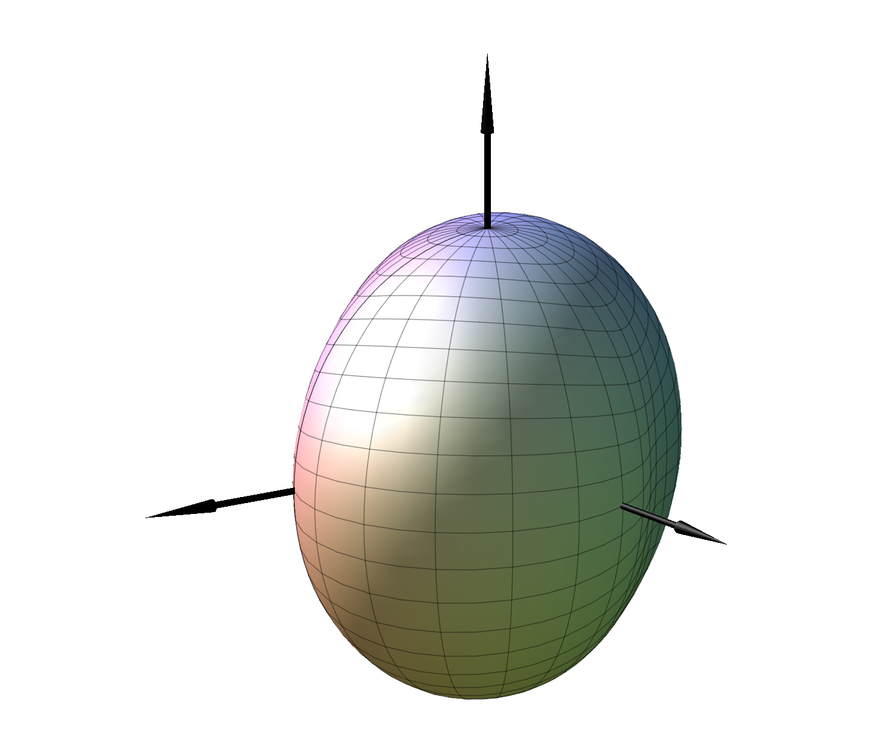
#> input picture Asymmetric/Post_Processing/Plots/Manuel_Generated_Figure/Image_Cropper/cropped_plot_output_1.png, 872 x 754 px, shrunk from 1446 x 1250 before the run
$ python Image_Combiner.py
#> lines starting #> are read from the running program, lines starting #| are printed output that depends on the picture
from PIL import Image
import os

# Liste der Bilddateien
image_files = [
    "cropped_plot_output_1.png",
    "cropped_plot_output_2.png",
    "cropped_plot_output_3.png",
    "cropped_plot_output_4.png",
    "cropped_plot_output_5.png"#,
    #"cropped_plot_output_6.png",
    #"cropped_plot_output_7.png",
    #"cropped_plot_output_8.png"
]

# Bilder laden
images = [Image.open(img) for img in image_files]
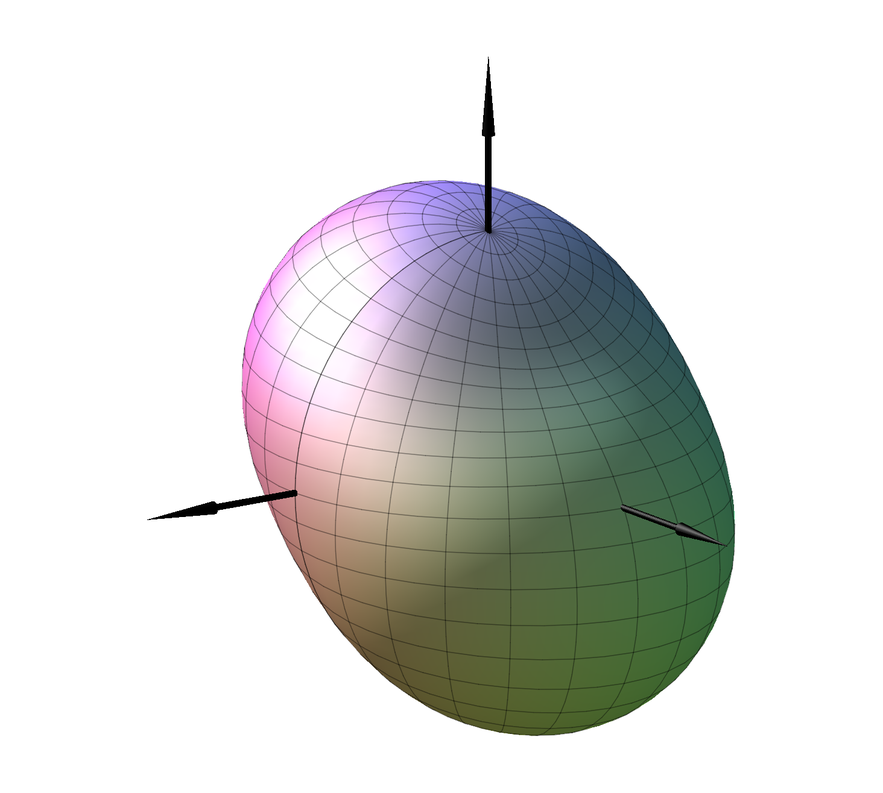
#> input picture Asymmetric/Post_Processing/Plots/Manuel_Generated_Figure/Image_Cropper/cropped_plot_output_2.png, 883 x 793 px, shrunk from 1464 x 1316 before the run
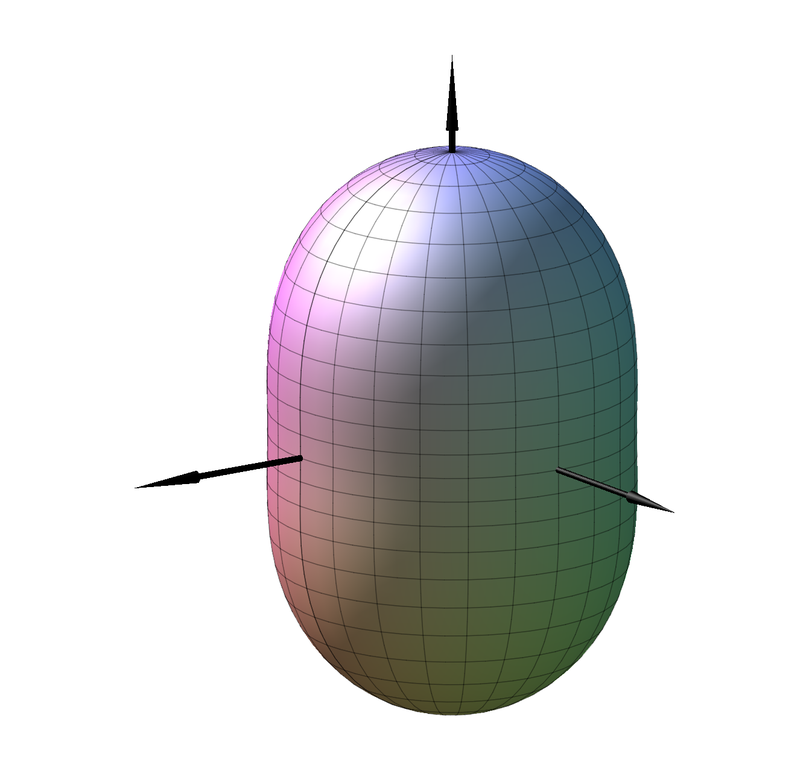
#> input picture Asymmetric/Post_Processing/Plots/Manuel_Generated_Figure/Image_Cropper/cropped_plot_output_3.png, 809 x 771 px, shrunk from 1341 x 1279 before the run
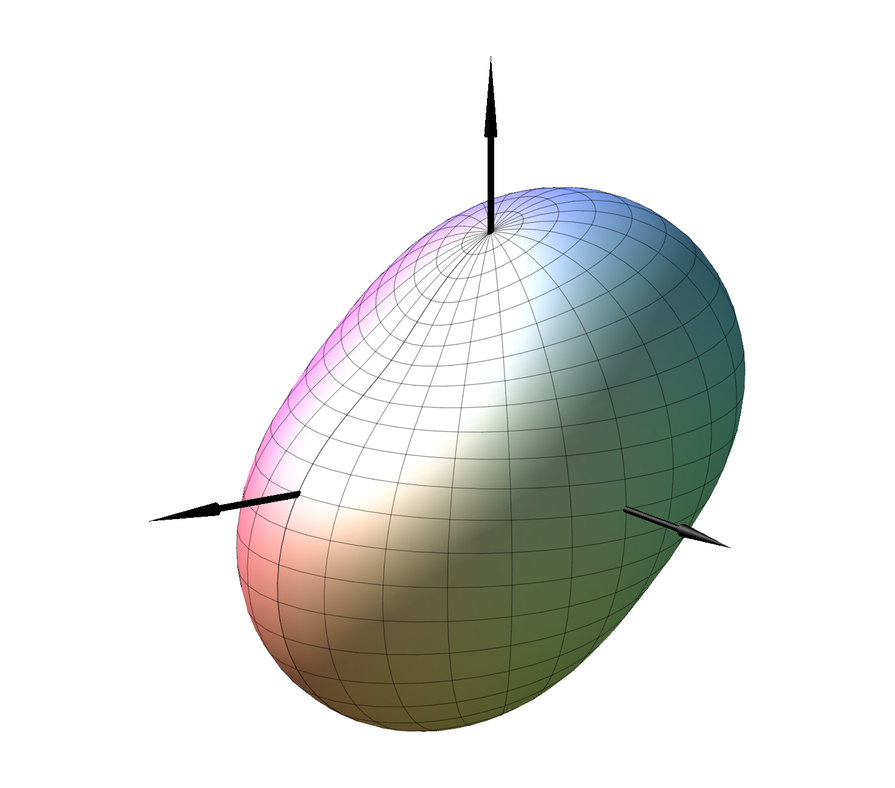
#> input picture Asymmetric/Post_Processing/Plots/Manuel_Generated_Figure/Image_Cropper/cropped_plot_output_4.png, 895 x 788 px, shrunk from 1485 x 1307 before the run
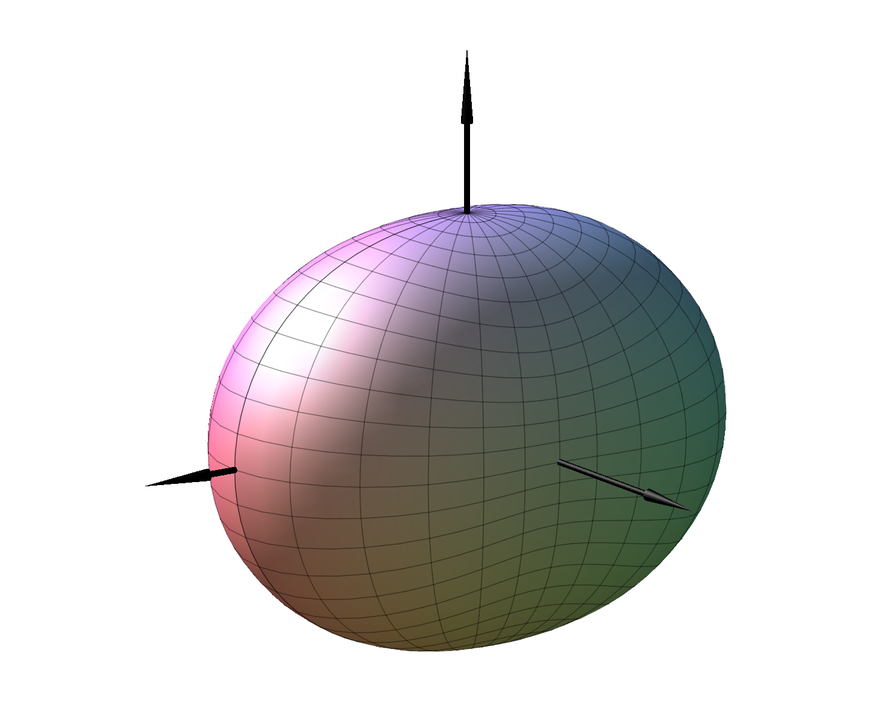
#> input picture Asymmetric/Post_Processing/Plots/Manuel_Generated_Figure/Image_Cropper/cropped_plot_output_5.png, 872 x 702 px, shrunk from 1447 x 1165 before the run
#> images = 5 items

# Gesamtbreite berechnen und maximale Höhe bestimmen
total_width = sum(img.width for img in images)
#> total_width = 4331
max_height = max(img.height for img in images)
#> max_height = 793

# Neues Bild mit weißem Hintergrund erzeugen
combined_img = Image.new("RGBA", (total_width, max_height), (255, 255, 255, 255))
#> combined_img: PIL image 4331x793 RGBA; every value is 255

# Bilder nebeneinander anordnen (oben ausgerichtet)
x_offset = 0
for img in images:
    combined_img.paste(img, (x_offset, 0))  # top aligned
    x_offset += img.width
#> this loop made 5 passes
#> x_offset on passes 1 to 5: 872, 1755, 2564, 3459, 4331
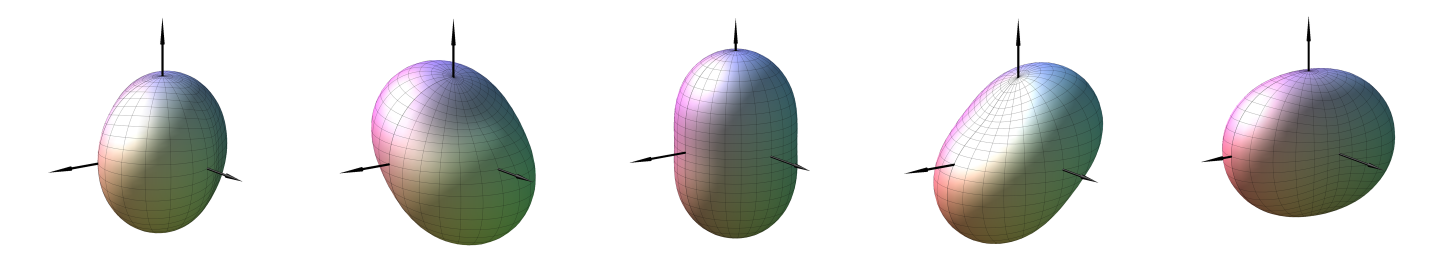
#> combined_img: PIL image 4331x793 RGBA (shown at 1/3 size); mean R, G, B, A 219.6, 220, 218, 255
#> after the loop, x_offset = 4331

# Ergebnis speichern
combined_img.save("output_combined.png", "PNG")
